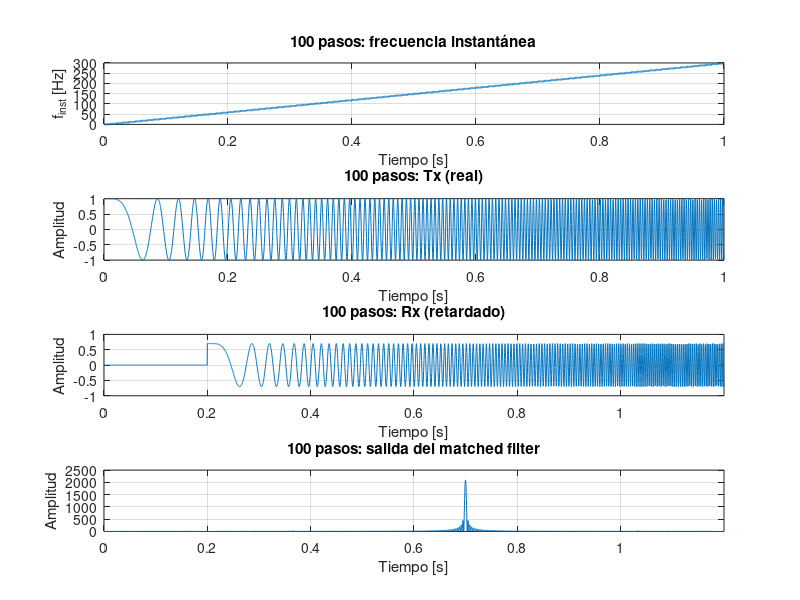

Reproduce this figure in MATLAB.
clc; clear; close all;

% Parámetros base
f_ini = 0;          % Hz
f_fin = 300;     % Hz
fs    = f_fin*10;   % Hz
T     = 1;          % s
N     = T*fs;
t     = (0:N-1)/fs;

% Eco simulado
delay_time = 0.2;                  % retardo [s]
delay_samples = round(delay_time*fs);
atten = 0.7;                        % atenuación

% ===== Caso único: 100 pasos =====
n_steps = 100;                     % número de pasos de la rampa
dwell     = T / n_steps;
samples_s = round(dwell * fs);

% Construcción escalonada de frecuencia
B = f_fin - f_ini;
df = B / n_steps;
f_lvls = f_ini + (0:n_steps-1)*df;

f_inst = repelem(f_lvls, samples_s).';
if numel(f_inst) < N
    f_inst(end+1:N) = f_lvls(end);
elseif numel(f_inst) > N
    f_inst = f_inst(1:N);
end

% ===== Señal Tx =====
phi = 2*pi*cumsum(f_inst)/fs;
tx   = exp(1j*phi);   % usamos complejo

% ===== Señal Rx (retardada y atenuada) =====
rx = zeros(1, N + delay_samples);
rx(delay_samples+1:delay_samples+N) = atten * tx; 
t_rx = (0:length(rx)-1)/fs;

% ===== Matched Filter =====
h = conj(flip(tx));
y = conv(rx, h, 'same');

% ===== Graficar =====

% (1) Frecuencia instantánea
figure('Name','100 pasos');
subplot(4,1,1);
stairs(t, f_inst, 'LineWidth', 1.3); grid on;
xlabel('Tiempo [s]'); ylabel('f_{inst} [Hz]');
title('100 pasos: frecuencia instantánea');
xlim([0 T]);

% (2) Tx (parte real)
subplot(4,1,2);
plot(t, real(tx)); grid on;
xlabel('Tiempo [s]'); ylabel('Amplitud');
title('100 pasos: Tx (real)');
xlim([0 T]);

% (3) Rx
subplot(4,1,3);
plot(t_rx, real(rx)); grid on;
xlabel('Tiempo [s]'); ylabel('Amplitud');
title('100 pasos: Rx (retardado)');
xlim([0 T+delay_time]);

% (4) Salida matched filter
subplot(4,1,4);
plot(t_rx, abs(y)); grid on;
xlabel('Tiempo [s]'); ylabel('Amplitud');
title('100 pasos: salida del matched filter');
xlim([0 T+delay_time]);
